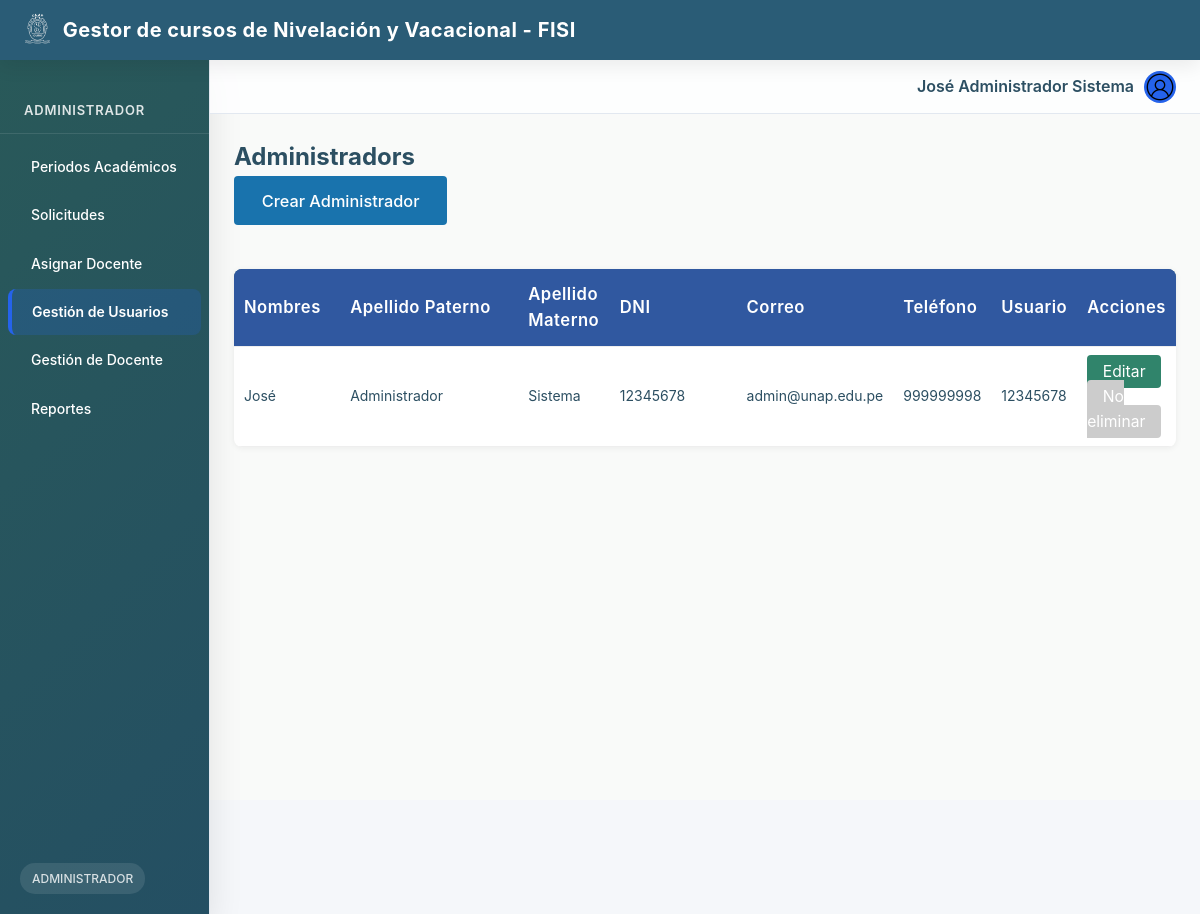
Page /admin/usuarios.php?action=list&rol=administrador (signed in) on the committed database.
### tables this page shows
CREATE TABLE `usuarios` (
  `id` bigint(20) NOT NULL,
  `nombres` text NOT NULL,
  `apellido_paterno` text NOT NULL,
  `apellido_materno` text NOT NULL,
  `dni` text NOT NULL,
  `correo` text NOT NULL,
  `telefono` text DEFAULT NULL,
  `usuario` text NOT NULL,
  `contraseña` text NOT NULL,
  `rol_id` bigint(20) NOT NULL,
  `creado_en` timestamp NOT NULL DEFAULT current_timestamp()
);

### admin/controllers/UsuarioController.php (called while the page is built, shortened)
<?php
require_once __DIR__ . '/../models/UsuarioModel.php';
class UsuarioController {
    private UsuarioModel $model;
    public function __construct(PDO $pdo) {
        $this->model = new UsuarioModel($pdo);
    }
    public function index(string $rol) {
        $usuarios = $this->model->getByRolNombre($rol);
        require __DIR__ . '/../views/usuarios_list.php';
    }
}

### admin/models/UsuarioModel.php (called while the page is built, shortened)
<?php
class UsuarioModel
{
    private PDO $pdo;
    public function __construct(PDO $pdo)
    {
        $this->pdo = $pdo;
    }
    public function getByRolNombre(string $rol): array
    {
        $stmt = $this->pdo->prepare(
            "SELECT u.*
              FROM usuarios u
              JOIN roles r ON u.rol_id = r.id
             WHERE r.nombre = ?
             ORDER BY u.apellido_paterno, u.apellido_materno, u.nombres"
        );
        $stmt->execute([$rol]);
        return $stmt->fetchAll(PDO::FETCH_ASSOC);
    }
}

### admin/views/usuarios_list.php (the view, shortened to what this page needs)
<?php
$rolCapital = ucfirst($rol);
?>
<!DOCTYPE html>
<html lang="es">
<head>
    <link rel="stylesheet" href="<?= BASE_URL ?>assets/css/palette.css">
    <link rel="stylesheet" href="<?= BASE_URL ?>assets/css/main.css">
</head>
<body>
    <?php include __DIR__ . '/../../components/header_main.php'; ?>
    <?php include __DIR__ . '/../../components/sidebar.php'; ?>
    <?php include __DIR__ . '/../../components/header_user.php'; ?>
    <main class="dashboard-main">
        <h2><?= $rolCapital ?>s</h2>
        <?php if ($rol !== 'estudiante'): ?>
            <a class="btn-create" href="<?= BASE_URL ?>admin/usuarios.php?action=create&rol=<?= urlencode($rol) ?>">
                Crear <?= $rolCapital ?>
            </a>
        <?php else: ?>
            <p class="alert alert-error">
                Los estudiantes no pueden ser gestionados desde este módulo.
            </p>
        <?php endif; ?>
        <table class="table-usuarios">
            <thead>
                <tr>
                    <th>Nombres</th>
                    <th>Apellido Paterno</th>
                    <th>Apellido Materno</th>
                    <th>DNI</th>
                    <th>Correo</th>
                    <th>Teléfono</th>
                    <th>Usuario</th>
                    <th>Acciones</th>
                </tr>
            </thead>
            <tbody>
                <?php if (empty($usuarios)): ?>
                    <tr>
                        <td colspan="8" style="text-align: center; padding: 2rem; color: #666;">
                            No hay <?= strtolower($rolCapital) ?>s registrados
                        </td>
                    </tr>
                <?php else: ?>
                    <?php foreach ($usuarios as $usuario): ?>
                        <tr>
                            <td><?= htmlspecialchars($usuario['nombres']) ?></td>
                            <td><?= htmlspecialchars($usuario['apellido_paterno']) ?></td>
                            <td><?= htmlspecialchars($usuario['apellido_materno']) ?></td>
                            <td><?= htmlspecialchars($usuario['dni']) ?></td>
                            <td><?= htmlspecialchars($usuario['correo']) ?></td>
                            <td><?= htmlspecialchars($usuario['telefono'] ?: 'N/A') ?></td>
                            <td><?= htmlspecialchars($usuario['usuario']) ?></td>
                            <td>
                                <?php if ($rol === 'estudiante'): ?>
                                    <span class="no-actions">Solo lectura</span>
                                <?php else: ?>
                                    <a href="<?= BASE_URL ?>admin/usuarios.php?action=edit&id=<?= $usuario['id'] ?>&rol=<?= urlencode($rol) ?>"
                                        class="btn-accion btn-edit">Editar</a>
                                    <?php if ($_SESSION['usuario_id'] != $usuario['id']):  ?>
                                        <a href="#" class="btn-accion btn-delete" data-id="<?= $usuario['id'] ?>"
                                            data-rol="<?= htmlspecialchars($rol) ?>"
                                            data-nombre="<?= htmlspecialchars($usuario['nombres'] . ' ' . $usuario['apellido_paterno']) ?>">
                                            Eliminar
                                        </a>
                                    <?php else: ?>
                                        <span class="btn-accion btn-disabled">No eliminar</span>
                                    <?php endif; ?>
                                <?php endif; ?>
                            </td>
                        </tr>
                    <?php endforeach; ?>
                <?php endif; ?>
            </tbody>
        </table>
    </main>
</body>
</html>

### assets/css/palette.css (style rules this page uses)
:root { --color-background: #f5f7fa; --color-primary: #2A5C76; --color-primary-dark: #244f63; --color-secondary: #295959; --color-light-text: #eef1f1; --color-dark-text: #333; --color-muted-text: #6b6f73; --color-border: #dde1e4; --color-border-light: #e0e0e0; --color-shadow: #ccd0d5; --color-gray-light: #f1f3f5; --color-gray-hover: #f5f5f5; --color-accent: #f29226; --color-accent-light: #ffe7d2; --color-accent-focus: #fff6ef; --color-dark-bg: #232b38; --color-dark-bg-hover: #444a56; --color-error-text: #b71c1c; --color-error-bg: #ffeaea; --color-white: #fff; --color-login-bg: #f9faf9; --color-login-bg-alt: #f8faf9; --color-info: #17a2b8; --color-warning: #ffc107; --color-danger: #dc3545; --primary-color: #2563eb; --primary-hover: #1d4ed8; --secondary-color: #64748b; --success-color: #10b981; --danger-color: #ef4444; --warning-color: #f59e0b; --light-bg: #f8fafc; --card-bg: #ffffff; --border-color: #e2e8f0; --text-primary: #1e293b; --text-secondary: #64748b; --shadow-sm: 0 1px 2px 0 rgb(0 0 0 / 0.05); --shadow-md: 0 4px 6px -1px rgb(0 0 0 / 0.1), 0 2px 4px -2px rgb(0 0 0 / 0.1); --shadow-lg: 0 10px 15px -3px rgb(0 0 0 / 0.1), 0 4px 6px -4px rgb(0 0 0 / 0.1); --radius-sm: 0.375rem; --radius-md: 0.5rem; --radius-lg: 0.75rem; --card-bg: rgba(255, 255, 255, 0.8); --bg: #f5f7fa; --text-primary: #2c4f62; --color-light-text: #ffffff; --radius-sm: 0.5rem; --radius-lg: 1.25rem; --shadow-sm: 0 2px 12px rgba(0,0,0,.06); --shadow-md: 0 6px 20px rgba(0,0,0,.08); --shadow-lg: 0 12px 32px rgba(0,0,0,.1); }

### assets/css/main.css (style rules this page uses)
:root { --transition-fast: 150ms cubic-bezier(0.4, 0, 0.2, 1); --transition: 250ms cubic-bezier(0.4, 0, 0.2, 1); --transition-slow: 350ms cubic-bezier(0.4, 0, 0.2, 1); }
*, *::before, *::after { margin: 0; padding: 0; box-sizing: border-box; }
body { font-family: -apple-system, BlinkMacSystemFont, "Segoe UI", Roboto, "Helvetica Neue", Arial, sans-serif; background: var(--color-background, #f8fafc); color: var(--text-primary, #1e293b); line-height: 1.6; min-height: 100vh; animation: fadeIn var(--transition-slow); -webkit-font-smoothing: antialiased; -moz-osx-font-smoothing: grayscale; }
a { text-decoration: none; color: inherit; transition: color var(--transition-fast); }
.dashboard-main { margin-left: 210px; margin-top: 114px; padding: 24px; min-height: calc(100vh - 114px); background-color: var(--color-login-bg, var(--color-background, #f8fafc)); animation: fadeInUp var(--transition); }
.data-table, table { width: 100%; border-collapse: collapse; margin-bottom: 20px; background: var(--card-bg, #ffffff); border-radius: var(--radius-md, 6px); box-shadow: var(--shadow-sm, 0 1px 3px 0 rgba(0, 0, 0, 0.1)); overflow: hidden; font-size: 0.875rem; }
.data-table thead, thead { background: var(--color-primary, #1e40af); }
.data-table th, .data-table td, th, td { padding: 12px 16px; border-bottom: 1px solid var(--border-color, #e2e8f0); text-align: left; }
.data-table thead th, thead th { color: var(--color-white, #ffffff); font-weight: 600; font-size: 0.875rem; letter-spacing: 0.025em; }
th:nth-child(1), td:nth-child(1) { width: 15%; }
th:nth-child(2), td:nth-child(2) { width: 45%; }
th:nth-child(3), td:nth-child(3) { width: 10%; text-align: center; }
th:nth-child(4), td:nth-child(4) { width: 30%; }
.btn-assign, .btn-create, .btn-save { display: inline-flex; align-items: center; justify-content: center; padding: 8px 20px; font-weight: 600; border-radius: var(--radius-lg, 8px); border: none; font-size: 14px; background: var(--primary-color, #2563eb); color: var(--color-white, #ffffff); cursor: pointer; transition: all var(--transition-fast); min-height: 36px; text-decoration: none; gap: 8px; }

### rows in the picture
usuarios: nombres "José", apellido_paterno "Administrador", apellido_materno "Sistema", dni "12345678", correo "admin@unap.edu.pe", telefono "999999998", usuario "12345678", shows "No eliminar"

### other values in the picture
$role "ADMINISTRADOR"
$label "Periodos Académicos"
$label "Solicitudes"
$label "Asignar Docente"
$label "Gestión de Usuarios"
$label "Gestión de Docente"
$label "Reportes"
$_SESSION['usuario_nombre'] "José Administrador Sistema"
$rolCapital "Administrador"
